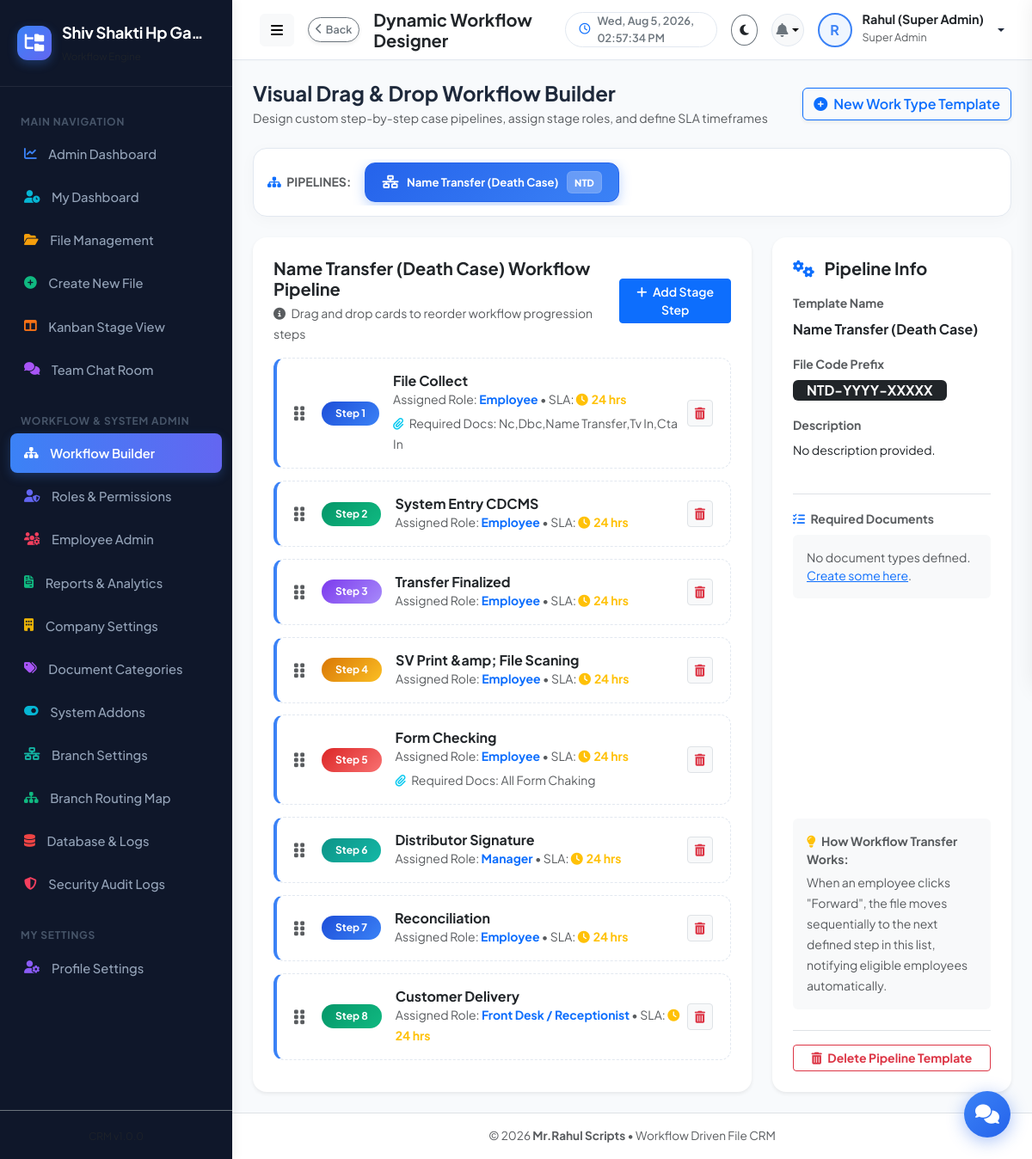
The page /admin/workflow-builder.php (signed in) on the database as committed earlier.
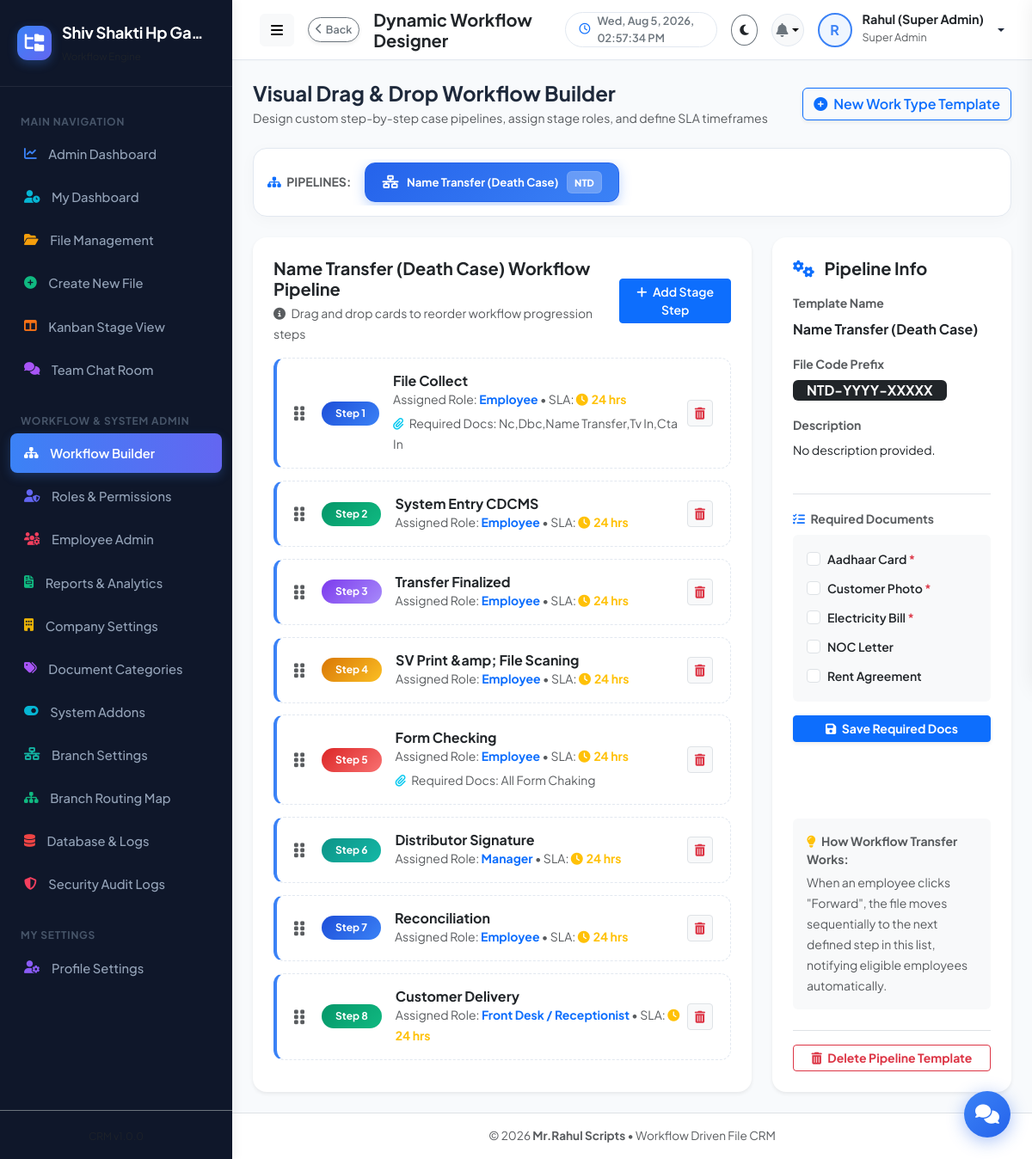
The same page on the database as committed later.
### tables this page shows
CREATE TABLE work_types (
          id INTEGER PRIMARY KEY AUTOINCREMENT,
          name TEXT NOT NULL UNIQUE,
          description TEXT NULL,
          code_prefix TEXT DEFAULT 'FMS',
          status TEXT DEFAULT 'active',
          created_by INTEGER NULL,
          created_at DATETIME DEFAULT CURRENT_TIMESTAMP
        , icon TEXT DEFAULT 'fa-sitemap');

CREATE TABLE workflow_stages (
          id INTEGER PRIMARY KEY AUTOINCREMENT,
          work_type_id INTEGER NOT NULL,
          stage_order INTEGER NOT NULL,
          stage_name TEXT NOT NULL,
          assigned_role_id INTEGER NOT NULL,
          sla_hours INTEGER DEFAULT 24,
          required_documents TEXT NULL,
          created_at DATETIME DEFAULT CURRENT_TIMESTAMP,
          FOREIGN KEY (work_type_id) REFERENCES work_types(id),
          FOREIGN KEY (assigned_role_id) REFERENCES roles(id)
        );

CREATE TABLE roles (
          id INTEGER PRIMARY KEY AUTOINCREMENT,
          role_name TEXT NOT NULL UNIQUE,
          role_key TEXT NOT NULL UNIQUE,
          description TEXT DEFAULT '',
          permissions TEXT NULL,
          created_at DATETIME DEFAULT CURRENT_TIMESTAMP
        );

CREATE TABLE document_types (
                            id INTEGER PRIMARY KEY AUTOINCREMENT,
                            name TEXT NOT NULL UNIQUE,
                            description TEXT,
                            is_mandatory INTEGER DEFAULT 1
                        );

### admin/workflow-builder.php (the view, shortened to what the changed rows need)
<?php
require_once __DIR__ . '/../includes/header.php';
$db = getDB();
$workTypes = $db->query("SELECT * FROM work_types ORDER BY id ASC")->fetchAll();
$selectedWorkTypeId = intval($_GET['work_type_id'] ?? ($workTypes[0]['id'] ?? 0));
$activeWorkType = null;
foreach ($workTypes as $wt) {
    if ($wt['id'] == $selectedWorkTypeId) {
        $activeWorkType = $wt;
        break;
    }
}
$stages = [];
if ($selectedWorkTypeId > 0) {
    $stmt = $db->prepare("
        SELECT ws.*, r.role_name
        FROM workflow_stages ws
        JOIN roles r ON ws.assigned_role_id = r.id
        WHERE ws.work_type_id = :wt
        ORDER BY ws.stage_order ASC
    ");
    $stmt->execute(['wt' => $selectedWorkTypeId]);
    $stages = $stmt->fetchAll();
}
?>
<div class="pipeline-selector-bar mb-4">
  <div class="d-flex align-items-center gap-2 overflow-auto w-100 py-1">
    <?php foreach ($workTypes as $wt): ?>
      <a href="workflow-builder.php?work_type_id=<?= $wt['id'] ?>" class="pipeline-tab-item <?= $wt['id'] == $selectedWorkTypeId ? 'active' : '' ?>">
        <i class="fas <?= htmlspecialchars($wt['icon'] ?? 'fa-sitemap') ?>"></i>
        <span><?= htmlspecialchars($wt['name']) ?></span>
        <span class="code-badge"><?= htmlspecialchars($wt['code_prefix']) ?></span>
      </a>
    <?php endforeach; ?>
  </div>
</div>
<?php if ($activeWorkType): ?>
  <div class="row g-4">
    <div class="col-lg-8">
      <div class="card border-0 shadow-sm p-4" style="border-radius: var(--radius-lg);">
        <div class="d-flex justify-content-between align-items-center mb-3">
          <div>
            <h5 class="fw-bold mb-1"><?= htmlspecialchars($activeWorkType['name']) ?> Workflow Pipeline</h5>
            <small class="text-muted"><i class="fas fa-info-circle me-1"></i> Drag and drop cards to reorder workflow progression steps</small>
          </div>
          <button class="btn btn-sm btn-primary fw-semibold" data-bs-toggle="modal" data-bs-target="#addStageModal">
            <i class="fas fa-plus me-1"></i> Add Stage Step
          </button>
        </div>
        <div id="workflowStageList">
          <?php if (empty($stages)): ?>
            <div class="text-center py-5 text-muted">
              <i class="fas fa-sitemap fa-3x mb-3 text-secondary opacity-50"></i>
              <h6>No workflow stages defined yet.</h6>
              <p class="small">Click "Add Stage Step" to create the first step for this workflow template.</p>
            </div>
          <?php else: ?>
            <?php
            $colorNames = ['blue', 'green', 'purple', 'orange', 'red', 'teal'];
            foreach ($stages as $index => $stage):
              $colorClass = $colorNames[$index % count($colorNames)];
            ?>
              <div class="workflow-stage-item" data-stage-id="<?= $stage['id'] ?>">
                <div class="d-flex align-items-center gap-3">
                  <span class="drag-handle text-muted me-1" style="font-size: 1.2rem;" title="Drag to reorder">
                    <i class="fas fa-grip-vertical"></i>
                  </span>
                  <span class="badge badge-gradient-<?= $colorClass ?> rounded-pill stage-number-badge px-3 py-2">
                    Step <?= $index + 1 ?>
                  </span>
                  <div>
                    <h6 class="fw-bold mb-0 text-dark"><?= htmlspecialchars($stage['stage_name']) ?></h6>
                    <small class="text-muted">
                      Assigned Role: <strong class="text-primary"><?= htmlspecialchars($stage['role_name']) ?></strong> &bull;
                      SLA: <strong class="text-warning"><i class="fas fa-clock me-1"></i><?= $stage['sla_hours'] ?> hrs</strong>
                    </small>
                    <?php if (!empty($stage['required_documents'])): ?>
                      <div class="mt-1">
                        <small class="text-muted"><i class="fas fa-paperclip me-1 text-info"></i> Required Docs: <?= htmlspecialchars($stage['required_documents']) ?></small>
                      </div>
                    <?php endif; ?>
                  </div>
                </div>
                <button class="btn btn-sm btn-light text-danger border" onclick="deleteStage(<?= $stage['id'] ?>)" title="Delete Step">
                  <i class="fas fa-trash-alt"></i>
                </button>
              </div>
            <?php endforeach; ?>
          <?php endif; ?>
        </div>
      </div>
    </div>
    <div class="col-lg-4">
      <div class="card border-0 shadow-sm p-4 h-100" style="border-radius: var(--radius-lg);">
        <h5 class="fw-bold mb-3"><i class="fas fa-cogs text-primary me-2"></i> Pipeline Info</h5>
        <div class="mb-3">
          <label class="form-label text-muted small fw-bold">Template Name</label>
          <div class="fw-bold text-dark fs-6"><?= htmlspecialchars($activeWorkType['name']) ?></div>
        </div>
        <div class="mb-3">
          <label class="form-label text-muted small fw-bold">File Code Prefix</label>
          <div><span class="badge bg-dark px-3 py-1 fs-6"><?= htmlspecialchars($activeWorkType['code_prefix']) ?>-YYYY-XXXXX</span></div>
        </div>
        <div class="mb-3">
          <label class="form-label text-muted small fw-bold">Description</label>
          <p class="text-dark small mb-0"><?= htmlspecialchars($activeWorkType['description'] ?: 'No description provided.') ?></p>
        </div>
        <div class="mt-4 pt-3 border-top mb-4">
          <label class="form-label text-muted small fw-bold mb-2"><i class="fas fa-tasks me-1 text-primary"></i> Required Documents</label>
          <form action="workflow-builder.php?work_type_id=<?= $selectedWorkTypeId ?>" method="POST">
            <div class="d-flex flex-column gap-2 mb-3 bg-light p-3 rounded" style="max-height: 200px; overflow-y: auto;">
              <?php
              $allDocTypes = $db->query("SELECT * FROM document_types ORDER BY name ASC")->fetchAll();
              $stmtReq = $db->prepare("SELECT document_type_id FROM work_type_required_docs WHERE work_type_id = :wt");
              $stmtReq->execute(['wt' => $selectedWorkTypeId]);
              $currentReqDocIds = $stmtReq->fetchAll(PDO::FETCH_COLUMN);
              if (empty($allDocTypes)):
              ?>
                <small class="text-muted">No document types defined. <a href="document-types.php">Create some here</a>.</small>
              <?php
              else:
                foreach ($allDocTypes as $docType):
                  $isChecked = in_array($docType['id'], $currentReqDocIds) ? 'checked' : '';
                ?>
                  <div class="form-check">
                    <input class="form-check-input" type="checkbox" name="required_doc_ids[]" value="<?= $docType['id'] ?>" id="req_doc_<?= $docType['id'] ?>" <?= $isChecked ?>>
                    <label class="form-check-label small fw-semibold text-dark" for="req_doc_<?= $docType['id'] ?>">
                      <?= htmlspecialchars($docType['name']) ?>
                      <?= $docType['is_mandatory'] ? '<span class="text-danger">*</span>' : '' ?>
                    </label>
                  </div>
                <?php
                endforeach;
              endif;
              ?>
            </div>
            <?php if (!empty($allDocTypes)): ?>
              <button type="submit" class="btn btn-primary btn-sm w-100 fw-bold shadow-sm">
                <i class="fas fa-save me-1"></i> Save Required Docs
              </button>
            <?php endif; ?>
          </form>
        </div>
        <div class="p-3 bg-light rounded mt-auto">
          <small class="text-muted d-block fw-bold mb-1"><i class="fas fa-lightbulb text-warning me-1"></i> How Workflow Transfer Works:</small>
          <small class="text-muted">When an employee clicks "Forward", the file moves sequentially to the next defined step in this list, notifying eligible employees automatically.</small>
        </div>
        <div class="mt-4 pt-3 border-top">
          <button class="btn btn-outline-danger btn-sm w-100 fw-bold" onclick="deleteWorkType(<?= $activeWorkType['id'] ?>)">
            <i class="fas fa-trash-alt me-1"></i> Delete Pipeline Template
          </button>
        </div>
      </div>
    </div>
  </div>
<?php endif; ?>
<?php require_once __DIR__ . '/../includes/footer.php'; ?>

Rows that differ between the two databases and show on the page:
added document_types: name "Aadhaar Card"
added document_types: name "Customer Photo"
added document_types: name "Electricity Bill"
added document_types: name "NOC Letter"
added document_types: name "Rent Agreement"
Other text that changed with them:
text no longer shown: "No document types defined. Create some here ."
text now shown: "Save Required Docs"
